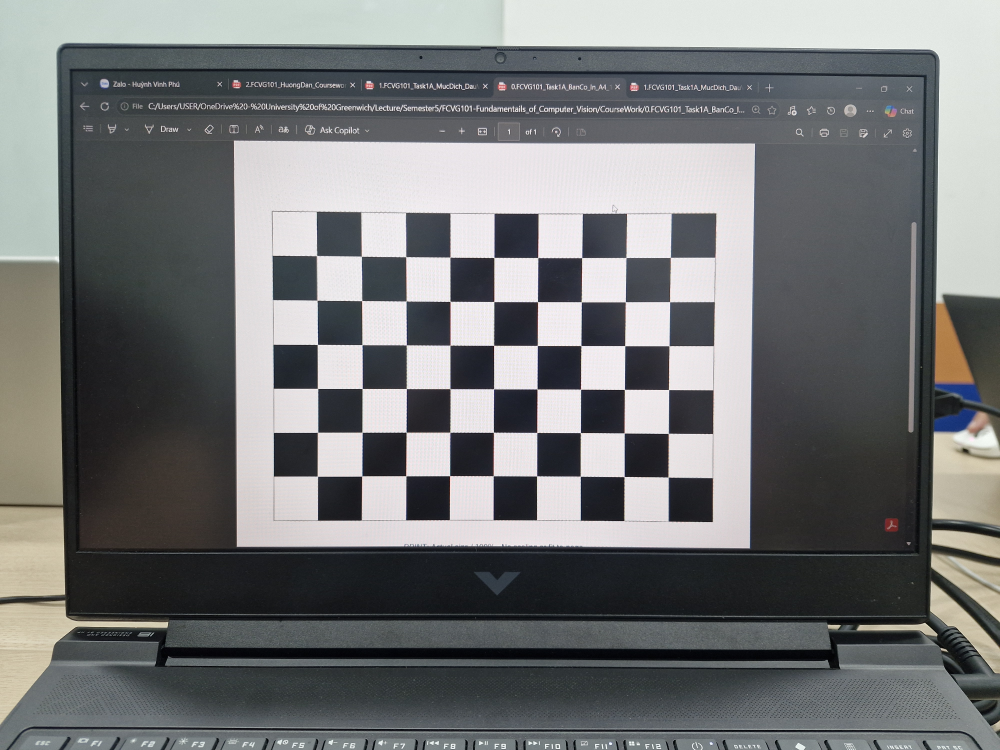
#> input picture CW/datasets/checkerboard/calibration/20261021_152733.jpg, 4000 x 3000 px (shown at 1/4 size)
$ python -i filtering.py   (imports and definitions only)   (older library calls are emulated)
#> lines starting #> are read from the running program, lines starting #| are printed output that depends on the picture; after the words box and inside, x2 and y2 are one past the last pixel; in counts of white or black regions, pixels touching at a corner belong together
#> further down, picture is the input picture: shape (3000, 4000, 3); mean B, G, R 118.5, 117.9, 116.3
"""Task 1B - Spatial filtering, denoising, image gradients and frequency-domain filtering.

From-scratch parts (NumPy only) are verified against OpenCV in the notebook:
``convolve2d`` / ``correlate2d``, ``median_filter``, ``gaussian_kernel``, ``ssim`` and
the frequency-domain masks.
"""
from __future__ import annotations

from pathlib import Path

import cv2
import numpy as np
from numpy.lib.stride_tricks import sliding_window_view


# ----------------------------------------------------------------------------
# I/O helpers
# ----------------------------------------------------------------------------
# [9 lines left out: function load_image, not called in this run]


def to_gray(img: np.ndarray) -> np.ndarray:
    return img if img.ndim == 2 else cv2.cvtColor(img, cv2.COLOR_BGR2GRAY)


# [18 lines left out: functions to_uint8, correlate2d, not called in this run]


def convolve2d(img: np.ndarray, kernel: np.ndarray) -> np.ndarray:
    """2-D convolution = correlation with the kernel flipped in both axes."""
    return correlate2d(img, np.asarray(kernel)[::-1, ::-1])


def box_kernel(k: int) -> np.ndarray:
    return np.full((k, k), 1.0 / (k * k))


# [26 lines left out: functions gaussian_kernel, median_filter, apply_filter, not called in this run]


# ----------------------------------------------------------------------------
# Noise models and quality metrics
# ----------------------------------------------------------------------------
def add_gaussian_noise(gray: np.ndarray, sigma: float = 20, seed: int = 42) -> np.ndarray:
    rng = np.random.default_rng(seed)
    return np.clip(gray.astype(float) + rng.normal(0, sigma, gray.shape), 0, 255).astype(np.uint8)


# [7 lines left out: function add_salt_pepper, not called in this run]


def mse(a: np.ndarray, b: np.ndarray) -> float:
    return float(np.mean((a.astype(float) - b.astype(float)) ** 2))


def psnr(a: np.ndarray, b: np.ndarray, peak: float = 255.0) -> float:
    m = mse(a, b)
    return float("inf") if m == 0 else float(10 * np.log10(peak**2 / m))


# [11 lines left out: function ssim, not called in this run]


def quality(reference: np.ndarray, test: np.ndarray) -> dict:
    return {"MSE": mse(reference, test), "PSNR_dB": psnr(reference, test), "SSIM": ssim(reference, test)}


# ----------------------------------------------------------------------------
# Gradients and edges
# ----------------------------------------------------------------------------
SOBEL_X = np.array([[-1, 0, 1], [-2, 0, 2], [-1, 0, 1]], float)
SOBEL_Y = SOBEL_X.T


# [30 lines left out: functions sobel, canny_auto, edge_f1, not called in this run]


def fruit_mask(bgr: np.ndarray, blur: int = 7):
    """Classical fruit/background segmentation.

    Fruit skins (red, yellow, orange, green) are strongly saturated while studio
    backgrounds are white/grey, so Otsu's threshold on the smoothed HSV saturation
    channel separates them; morphology removes specks and fills holes.
    Returns (binary mask 0/255, Otsu threshold).
    """
#> called with blur = 7
    sat = cv2.GaussianBlur(cv2.cvtColor(bgr, cv2.COLOR_BGR2HSV)[..., 1], (blur, blur), 0)
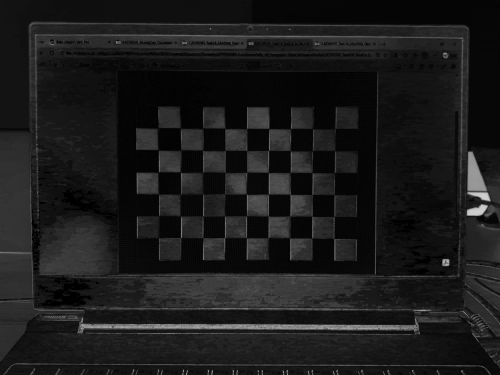
#> sat: shape (3000, 4000) (shown at 1/8 size); min 0, max 228, mean 26.9
    t, mask = cv2.threshold(sat, 0, 255, cv2.THRESH_BINARY + cv2.THRESH_OTSU)
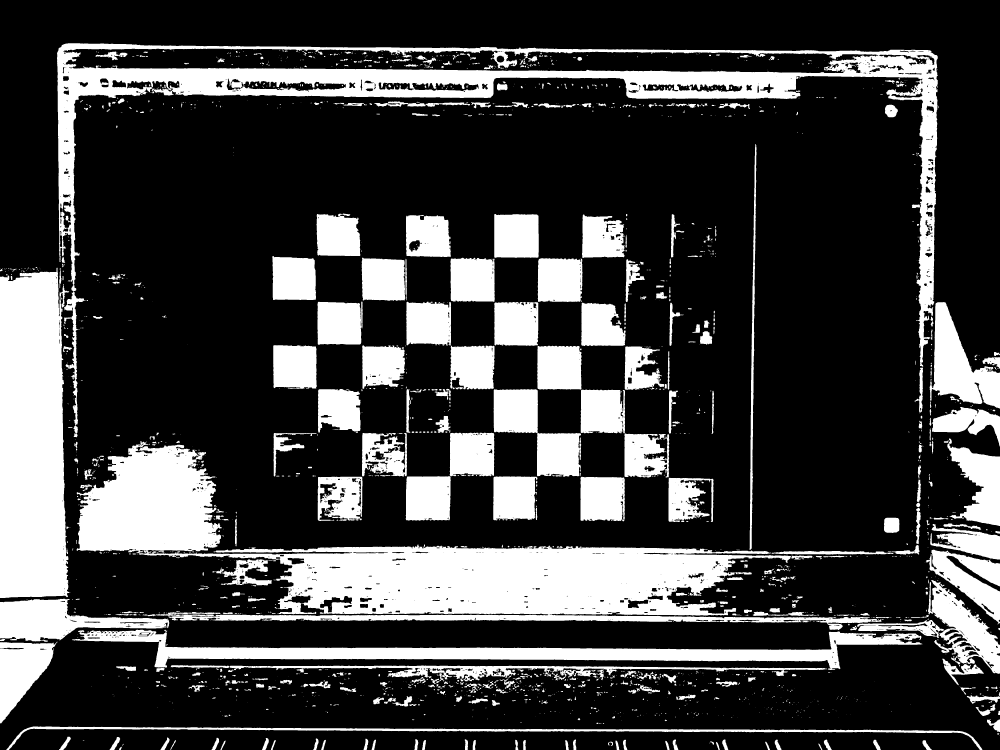
#> mask: shape (3000, 4000) (shown at 1/4 size); 24.9% white; 2082 white regions (1211 under 20 px), largest, box (x1, y1, x2, y2) and area: (306, 1765, 3526, 2520) 692101, (228, 173, 3751, 1749) 432029, (0, 1071, 282, 2392) 327338
#> t = 37
    ell = lambda s: cv2.getStructuringElement(cv2.MORPH_ELLIPSE, (s, s))
    mask = cv2.morphologyEx(cv2.morphologyEx(mask, cv2.MORPH_OPEN, ell(7)), cv2.MORPH_CLOSE, ell(15))
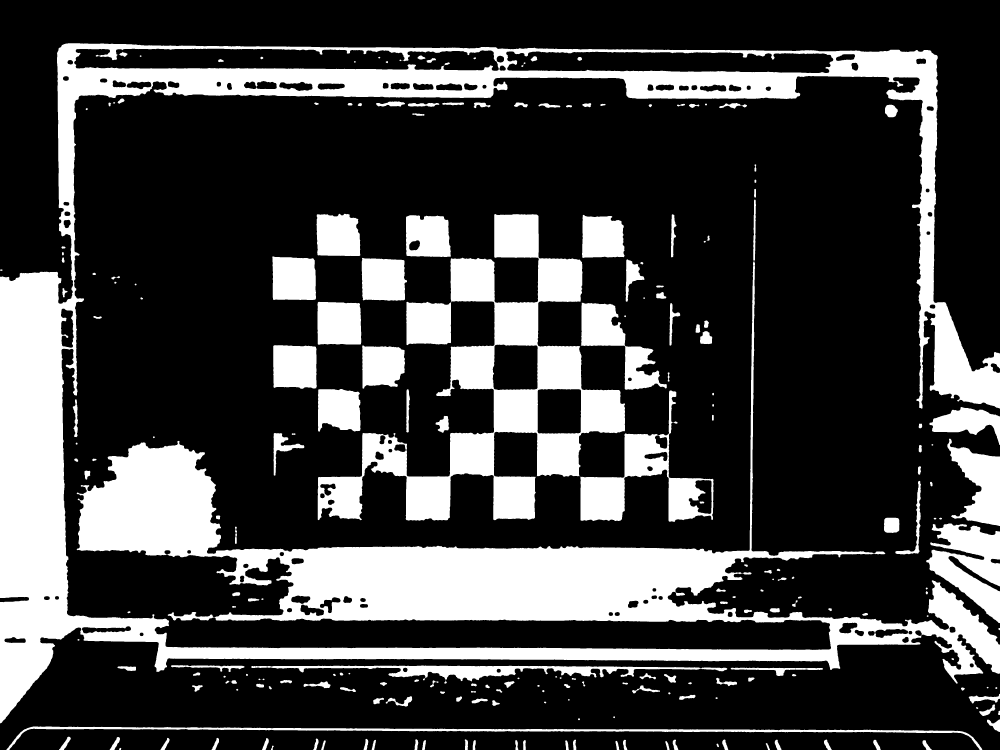
#> mask: shape (3000, 4000) (shown at 1/4 size); 25.1% white; 234 white regions (1 under 20 px)
    contours, _ = cv2.findContours(mask, cv2.RETR_EXTERNAL, cv2.CHAIN_APPROX_SIMPLE)
#> contours = 217 contours; largest, box (x1, y1, x2, y2) and area: (0, 173, 4000, 2893) 2188444, (1271, 856, 2500, 2083) 494000, (2321, 1562, 2854, 2088) 88702, (3705, 2094, 4000, 2493) 61919, (2323, 1211, 2667, 1559) 42024
    filled = np.zeros_like(mask)
    cv2.drawContours(filled, contours, -1, 255, cv2.FILLED)  # fill holes (e.g. specular highlights)
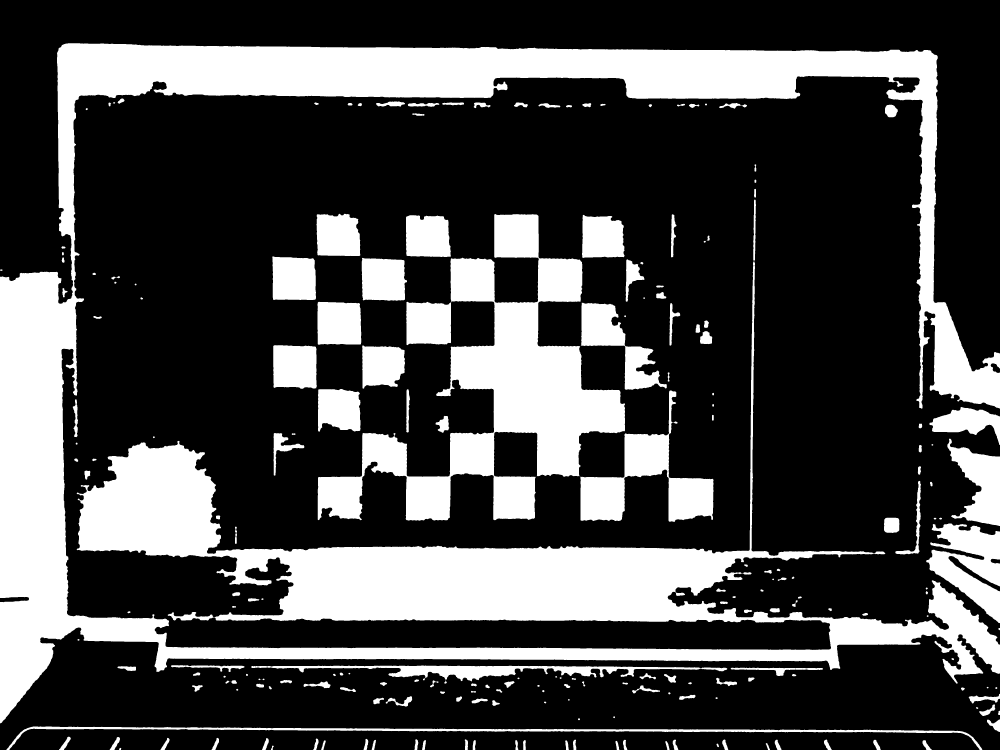
#> filled: shape (3000, 4000) (shown at 1/4 size); 28.1% white; 217 white regions
    return filled, float(t)


def fruit_outline(bgr: np.ndarray, blur: int = 7):
    """Largest fruit region from :func:`fruit_mask` and its boundary edges.

    Returns (largest contour or None, mask, boundary edges from Canny on the mask).
    """
    mask, _ = fruit_mask(bgr, blur)
    contours, _ = cv2.findContours(mask, cv2.RETR_EXTERNAL, cv2.CHAIN_APPROX_SIMPLE)
    boundary = cv2.Canny(mask, 50, 150)
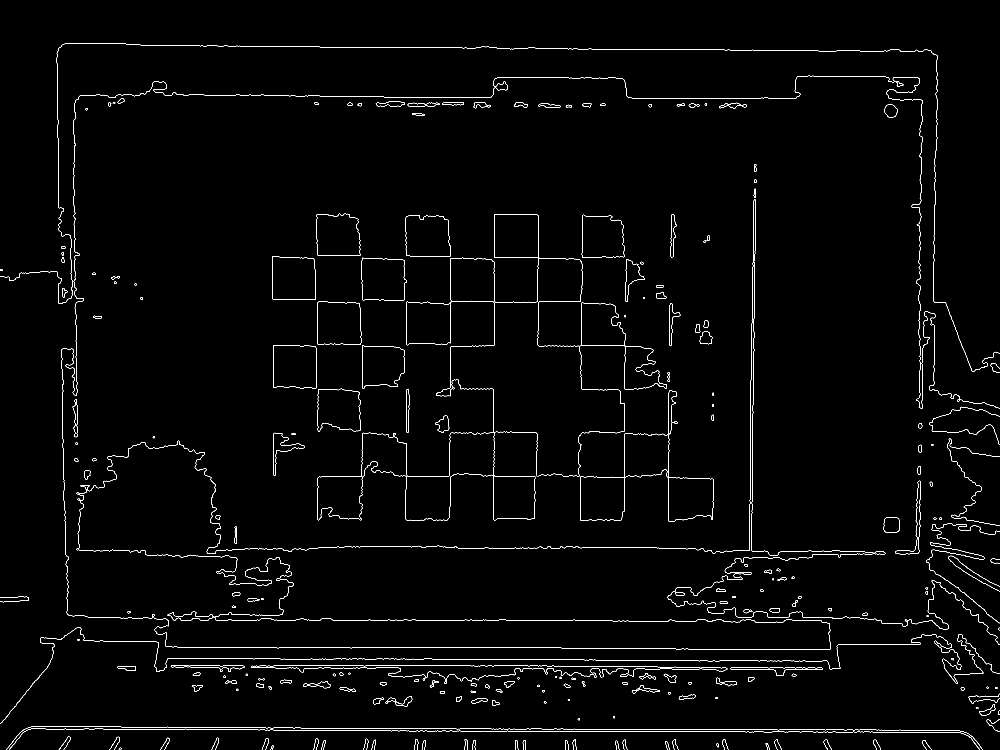
#> boundary: shape (3000, 4000) (shown at 1/4 size); 0.82% white in thin lines or dots
    if not contours:
        return None, mask, boundary
    return max(contours, key=cv2.contourArea), mask, boundary


# ----------------------------------------------------------------------------
# Frequency domain
# ----------------------------------------------------------------------------
def fft_shifted(gray: np.ndarray) -> np.ndarray:
    return np.fft.fftshift(np.fft.fft2(gray.astype(float)))


def log_magnitude(F: np.ndarray) -> np.ndarray:
    return np.log1p(np.abs(F))


# [16 lines left out: functions _radius_grid, lowpass_mask, not called in this run]


def highpass_mask(shape, cutoff: float, kind: str = "gaussian", order: int = 2) -> np.ndarray:
    return 1.0 - lowpass_mask(shape, cutoff, kind, order)


# [37 lines left out: functions notch_mask, apply_frequency_filter, add_periodic_noise, find_spectral_peaks, not called in this run]

>>> import cv2
>>> picture = cv2.imread('../../datasets/checkerboard/calibration/20261021_152733.jpg')
>>> result = fruit_outline(picture)

$ run again, on CW/datasets/checkerboard/calibration/20261021_152736.jpg
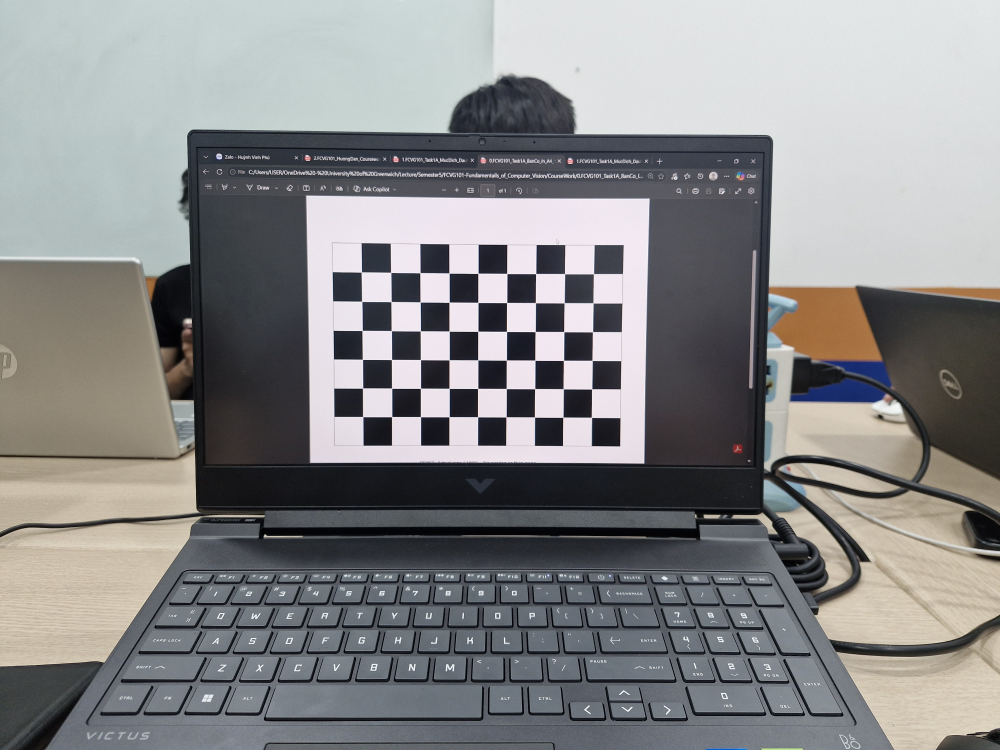
#> input picture CW/datasets/checkerboard/calibration/20261021_152736.jpg, 4000 x 3000 px (shown at 1/4 size)
#> picture is the input picture: shape (3000, 4000, 3); mean B, G, R 137.2, 136.5, 136.2
#> in fruit_mask, `t, mask = cv2.threshold(sat, 0, 255, cv2.THRESH_BINARY + cv2.THRESH_OT..`:
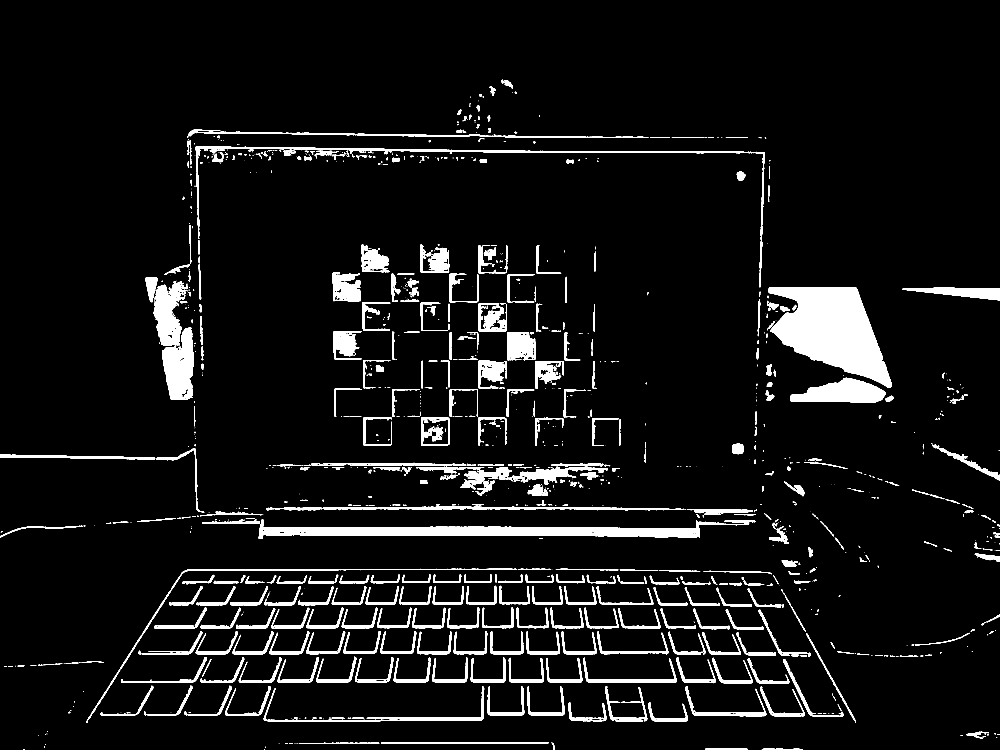
#> mask: shape (3000, 4000) (shown at 1/4 size); 6.2% white; 1224 white regions (567 under 20 px), largest, box (x1, y1, x2, y2) and area: (3075, 1149, 3568, 1551) 112077, (1034, 2079, 2994, 2155) 61121, (648, 1310, 774, 1600) 24490
#> t = 68
#> in fruit_mask, `contours, _ = cv2.findContours(mask, cv2.RETR_EXTERNAL, cv2.CHAIN_APPR..`: contours = 380 contours, 6 with area under 20; largest, box (x1, y1, x2, y2) and area: (3071, 1149, 3567, 1551) 113366, (911, 2079, 2834, 2155) 60138, (582, 1109, 774, 1600) 49358, (1662, 1852, 2431, 1983) 27992, (1126, 2345, 1782, 2516) 25436
#> filled: shape (3000, 4000); 5.2% white; 380 white regions (5 under 20 px)
#> in fruit_outline, `boundary = cv2.Canny(mask, 50, 150)`:
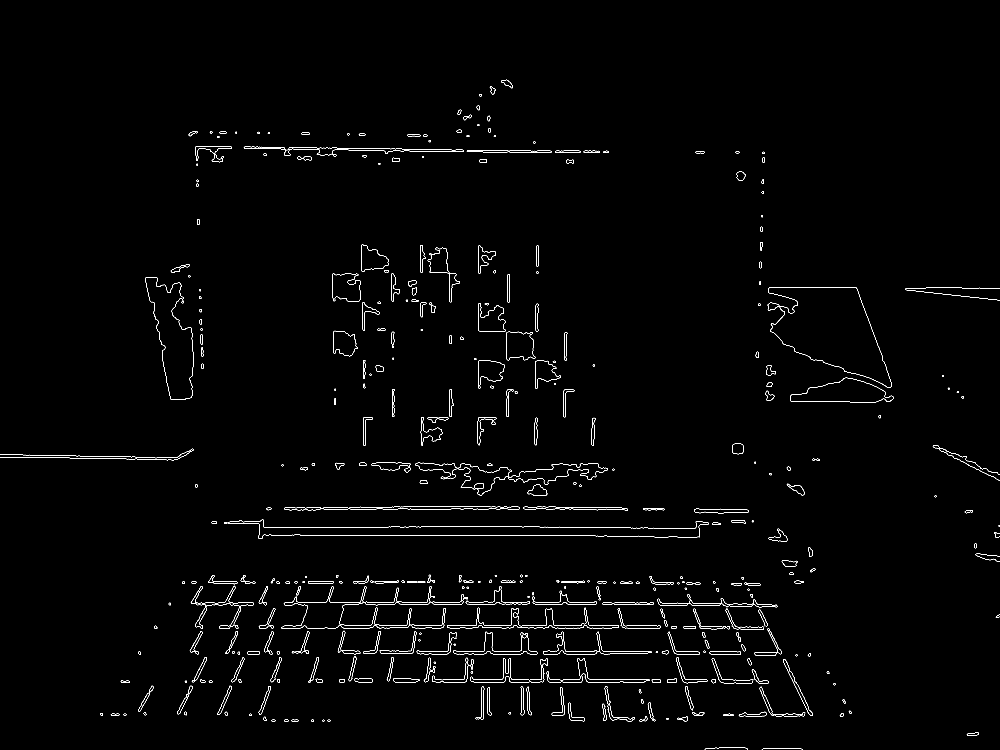
#> boundary: shape (3000, 4000) (shown at 1/4 size); 0.62% white in thin lines or dots, all inside (x1, y1, x2, y2) = (0, 319, 4000, 3000)
